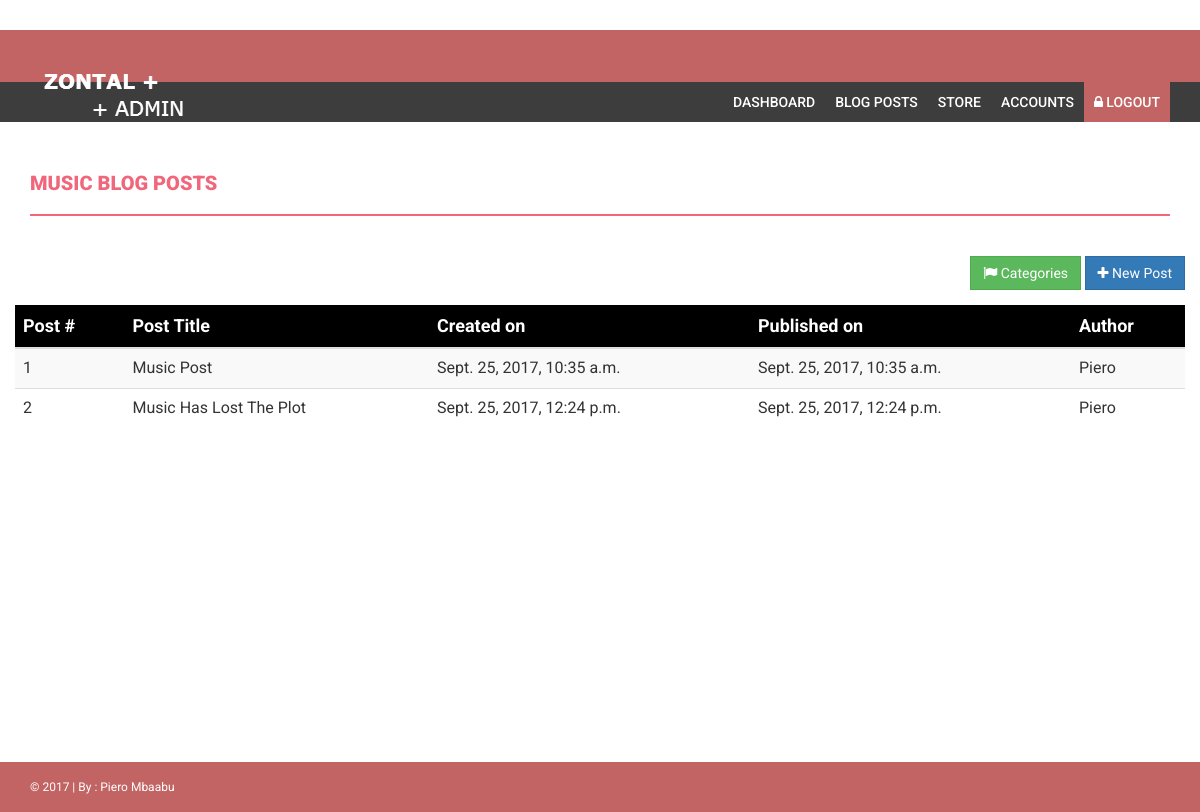
The page /blog/category/1/ (signed in) on the database its author committed.
### blog/models.py (models this page shows, shortened)
class Categorie(models.Model):
	category_name = models.CharField(max_length=200)
	date_added = models.DateTimeField(auto_now_add=True)

class Post(models.Model):
	category = models.ForeignKey(Categorie, on_delete=models.CASCADE)
	post_title = models.CharField(max_length=200)
	post_content = models.TextField()
	featured_img = models.ImageField(upload_to='posts')
	author = models.ForeignKey('auth.User')
	created_on = models.DateTimeField(auto_now_add=True)
	published_on = models.DateTimeField(auto_now_add=False, null=True)

### blog/views.py (the view)
# urls.py: url(r'^category/(?P<category_id>\d+)/$', views.blog_category_details, name='category_details'),
@login_required(login_url='login')
def blog_category_details(request, category_id):
	category = get_object_or_404(Categorie, pk=category_id)
	context = {
		'category' : category,
	}
	return render(request, "dashboard/category.html", context)

### dashboard/templates/dashboard/category.html (shortened to what this page needs)
{% extends "dashboard/base.html" %}
{% block pagetitle %}{{ category.category_name }} Blog Posts{% endblock %}
{% block content %}
<div class="row">
	<div class="action-btns">
			<a href="{% url 'blog:blog_categories' %}" class="btn btn-success"><i class="fa fa-flag"></i> Categories</a>
			<button class="btn btn-primary"><i class="fa fa-plus"></i> New Post</button>
	</div>
	<div class="table-responsive">
		<table class="table table-striped">
			<thead>
				<th>Post #</th>
				<th>Post Title</th>
				<th>Created on</th>
				<th>Published on</th>
				<th>Author</th>
			</thead>
			<tbody>
				{% for post in category.post_set.all %}
				<tr>
					<td>{{ post.pk }}</td>
					<td>{{ post.post_title }}</td>
					<td>{{ post.created_on }}</td>
					<td>{{ post.published_on }}</td>
					<td>{{ post.author }}</td>
				</tr>
				{% endfor %}
			</tbody>
		</table>
	</div>
</div>
{% endblock %}

### dashboard/static/dashboard/css/style.css (style rules this page uses)
body { font-family: 'Roboto', sans-serif; line-height: 30px; }
.btn { border-radius: 0px; -webkit-border-radius: 0px; -moz-border-radius: 0px; }
.action-btns { text-align: right; padding-bottom: 15px; }
table th { font-size: 18px; font-weight: bold; color: #fff; background: #000; }
table td { padding: 15px 0 15px 0; line-height: 2em; font-size: 16px; }

### rows shown on the page
Categorie: category_name "MUSIC"
Post: pk "1", post_title "Music Post", created_on "Sept. 25, 2017, 10:35 a.m.", published_on "Sept. 25, 2017, 10:35 a.m.", author "Piero"
Post: pk "2", post_title "Music Has Lost The Plot", created_on "Sept. 25, 2017, 12:24 p.m.", published_on "Sept. 25, 2017, 12:24 p.m.", author "Piero"
